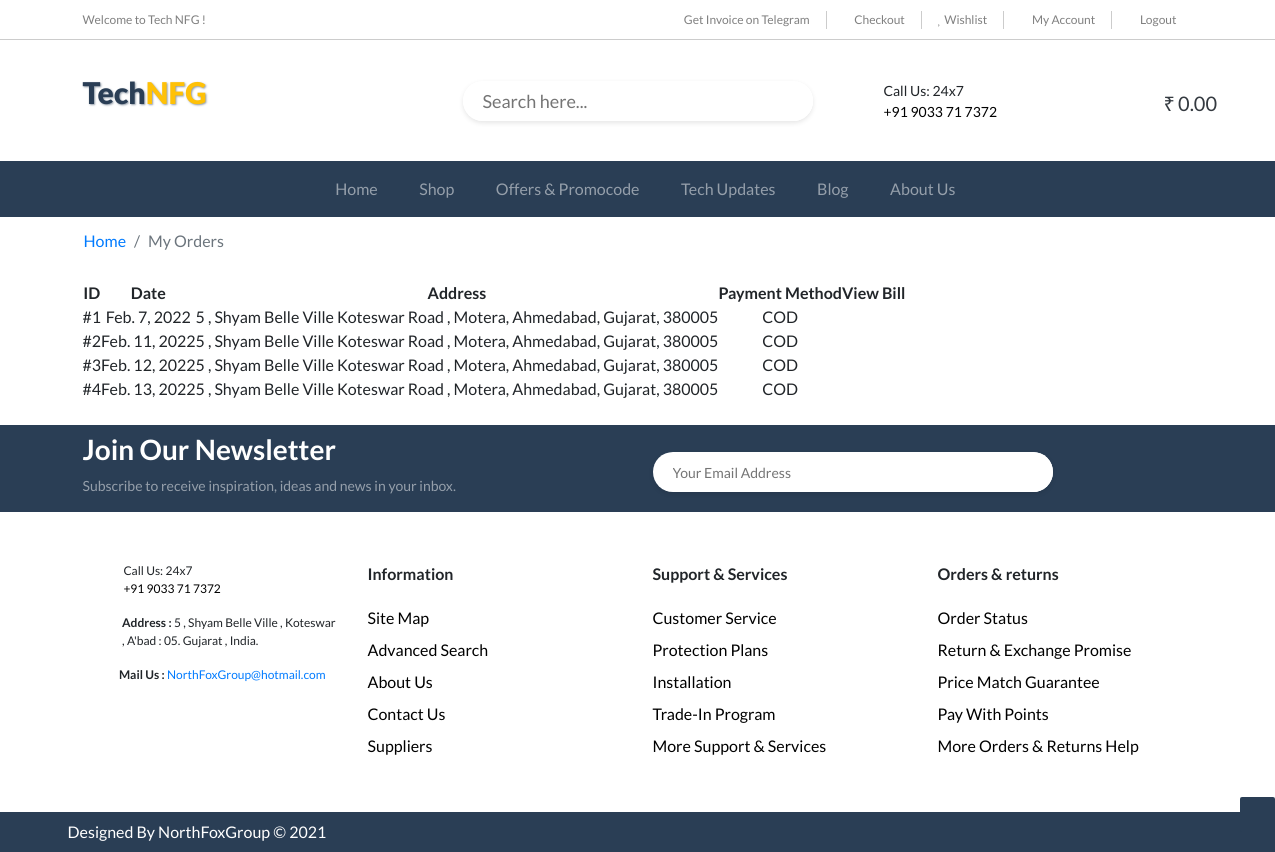
The page /my_orders (signed in) on the database as committed earlier.
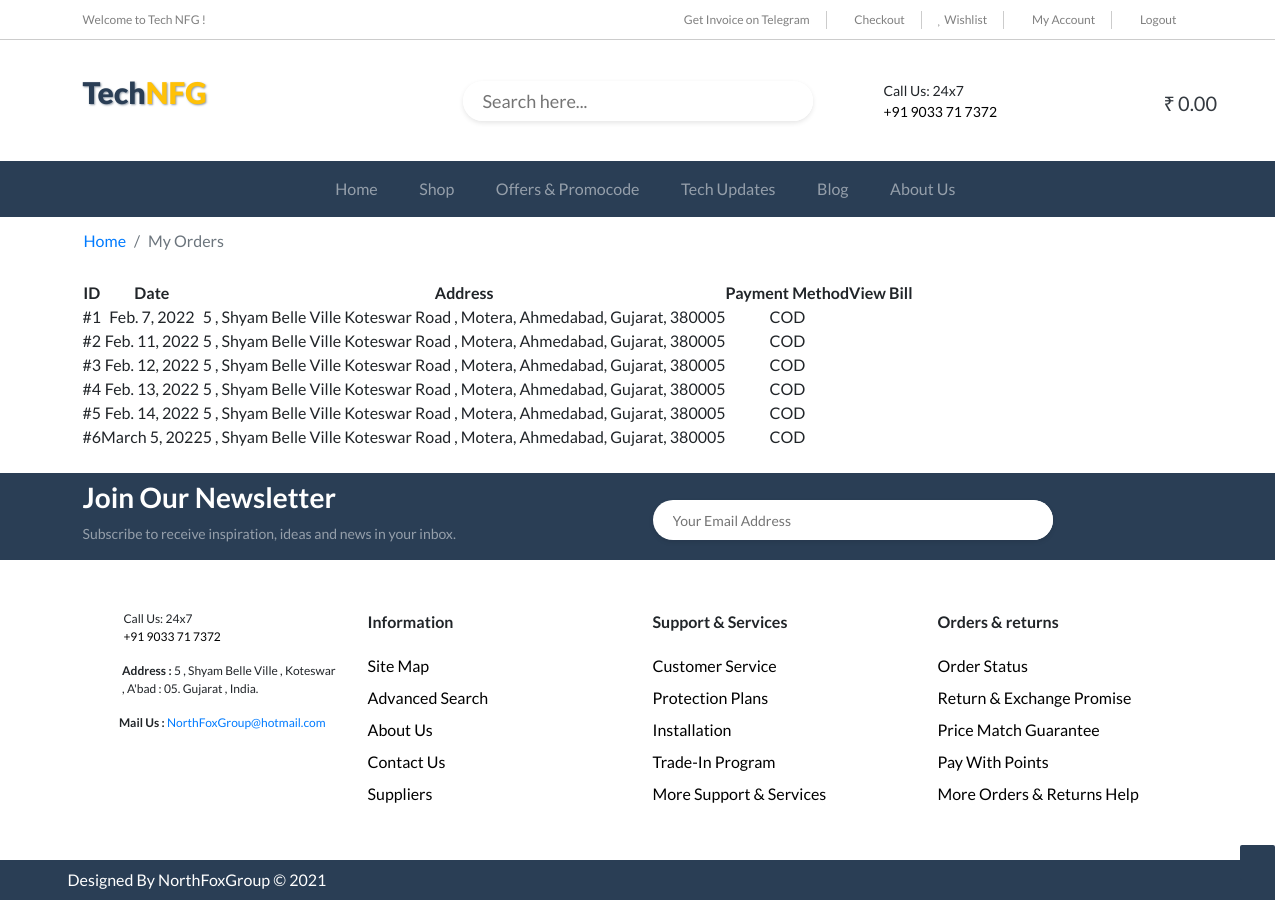
The same page on the database as committed later.
### t_updates/models.py (models this page shows, shortened)
class Order(models.Model):
    id = models.IntegerField(primary_key=True, serialize=False)
    user = models.ForeignKey(User, on_delete=models.CASCADE)
    email = models.EmailField(max_length=254)
    mobile = models.CharField(max_length=10)
    order_Items = jsonfield.JSONField()
    itemLen = jsonfield.JSONField()
    price = jsonfield.JSONField()
    amount = models.IntegerField(default=0)
    address1 = models.CharField(max_length=200)
    address2 = models.CharField(max_length=200)
    city = models.CharField(max_length=50)
    state = models.CharField(max_length=50)
    zip = models.CharField(max_length=15)
    payment_method = models.CharField(max_length=15, default="COD")
    date = models.DateField(auto_now=True , auto_now_add=False)

### t_updates/views.py (the view)
# urls.py: path('my_orders', views.my_orders, name="My Orders Page"),
def my_orders(request):
    orders = Order.objects.filter(user=request.user)
    return render(request, 'my_orders.html', context={'orders': orders})

### templates/my_orders.html (shortened to what this page needs)
{% extends 'include/basic.html' %}
{% load static %}
{% block body %}
<nav aria-label="breadcrumb">
       <ol class="breadcrumb container">
              <li class="breadcrumb-item"><a href="/">Home</a></li>
              <li class="breadcrumb-item active" aria-current="page">My Orders</li>
       </ol>
</nav>
<div class="container mb-4">
       <table id="table_id" class="display text-center">
              <thead>
                     <tr>
                            <th>ID</th>
                            <th>Date</th>
                            <th>Address</th>
                            <th>Payment Method</th>
                            <th>View Bill</th>
                     </tr>
              </thead>
              <tbody>
                     {% for i in orders %}
                     <tr>
                            <td>#{{i.id}}</td>
                            <td>{{i.date}}</td>
                            <td>
                                   {{i.address1}} {{i.address2}}, {{i.city}}, {{i.state}}, {{i.zip}}
                            </td>
                            <td>
                                   {{i.payment_method}}
                            </td>
                            <td>
                                   <a href="/view_bill/{{i.id}}" class="text-dark"><i class="fas fa-eye"></i></a>
                            </td>
                     </tr>
                     {% endfor %}
              </tbody>
       </table>
</div>
{% endblock %}

### templates/include/basic.html (shortened to what this page needs)
{% load static %}
<!DOCTYPE html>
<html lang="en">
    <head>
        <link rel="stylesheet" href="{% static 'bootstrap/css/bootstrap.min.css' %}">
        <link rel="stylesheet" href="{% static 'font-awesome/css/all.css' %}">
        <link rel="stylesheet" href="{% static 'owl-carousel/owl.carousel.css' %}">
        <link rel="stylesheet" href="{% static 'owl-carousel/owl.carousel.min.css' %}">
        <link rel="stylesheet" href="{% static 'css/owl-carousel.css' %}">
        <link rel="stylesheet" href="{% static 'css/style.css' %}">
        <link rel="stylesheet" href="{% static 'css/home.css' %}">
        <link rel="stylesheet" href="{% static 'css/about.css' %}">
        <link rel="stylesheet" href="{% static 'css/shop.css' %}">
        <link rel="stylesheet" href="{% static 'css/single_product.css' %}">
        <link rel="stylesheet" href="{% static 'css/my_account.css' %}">
        <link rel="stylesheet" href="{% static 'css/compare.css' %}">
        <link rel="stylesheet" href="{% static 'data-tables/data-table.css' %}" />
    </head>
    <body>
        <div class="top-icon">
            <a href="#top-nav" class="text-decoration-none text-white fas fa-chevron-up"></a>
        </div>
        <div class="top-nav t-12 t-light" id="top-nav">
            <div class="container d-flex justify-content-between align-items-center">
                <span class="t-dark">Welcome to Tech NFG !</span>
                <ul class="nav nav-top">
                    {% if user.is_authenticated %}
                    <li class="nav-item">
                        <a class="nav-link p-0 px-3" href="https://t.me/techNfg_bot" target="_blank"><i class="far fa-file-invoice"></i> Get Invoice on Telegram</a>
                    </li>
                    <li class="nav-item {% if "cart" in request.path %}active-menu{% endif %}">
                        <a class="nav-link p-0 px-3" href="/cart"><i class="far fa-shopping-bag"></i> Checkout</a>
                    </li>
                    <li class="nav-item {% if "wishlist" in request.path %}active-menu{% endif %}">
                        <a class="nav-link p-0 px-3" href="/wishlist"><i class="far fa-heart"></i> Wishlist</a>
                    </li>
                    <li class="nav-item {% if "my_account" in request.path %}active-menu{% endif %}">
                        <a class="nav-link p-0 px-3" href="/my_account"><i class="far fa-user-circle"></i> My
                            Account</a>
                    </li>
                    <li class="nav-item">
                        <a class="nav-link p-0 px-3" href="/handle_logout"><i class="far fa-sign-out"></i> Logout</a>
                    </li>
                    {% endif %}
                </ul>
            </div>
        </div>
        <div class="container nav-head d-flex">
            <div class="container col-md-4">
                <p class="t-30 logo-text">Tech<span class="text-warning">NFG</span></p>
            </div>
            <div class="container col-md-4 search-nav">
                <div class="box">
                    <div class="search-box">
                        <form action="/search" method="POST">
                            <input type="text" name="q" placeholder="Search here...">
                            <button class="icon btn">
                                <i class="far fa-search"></i>
                            </button>
                        </form>
                    </div>
                </div>
            </div>
            <div class="container d-flex col-md-3 contact-nav">
                <i class="far fa-user-headset fa-2x"></i>
                <div class="ml-3 d-flex flex-column">
                    <p class="t-14 m-0">Call Us: 24x7</p>
                    <p class="t-14 m-0"><a class="t-color" href="tel:+919033717372">+91 9033 71 7372</a></p>
                </div>
            </div>
            <div class="container cart-nav col-md-2">
                <a href="/cart" class="text-dark text-decoration-none">
                    <i class="far fa-shopping-bag fa-2x"></i>
                    <span class="h5 ml-2">₹</span>
                    <span class="h5 cartPrice">0.00</span>
                </a>
            </div>
        </div>
        <div class="container-fluid main-nav">
            <nav class="navbar navbar-expand-lg navbar-dark">
                <div class="collapse navbar-collapse" id="navbarSupportedContent">
                    <ul class="navbar-nav mx-auto">
                        <li class="nav-item {% if "home" in request.path %}active{% endif %}">
                            <a class="nav-link" href="/"><i class="far fa-home"></i> Home</a>
                        </li>
                        <li
                            class="nav-item {% if "shop" in request.path %} active {% elif "single_product" in request.path %} active{% endif %}">
                            <a class="nav-link" href="/shop"> <i class="far fa-store-alt"></i> Shop
                            </a>
                        </li>
                        <li class="nav-item {% if "offers_promocode" in request.path %} active{% endif %}">
                            <a class="nav-link" href="/offers_promocode"> <i class="far fa-user-tag"></i> Offers &
                                Promocode
                            </a>
                        </li>
                        <li class="nav-item {% if "tech-updates" in request.path %}active{% endif %}">
                            <a class="nav-link" href="/tech-updates"><i class="far fa-phone-laptop"></i> Tech
                                Updates</a>
                        </li>
                        <li class="nav-item {% if "blog" in request.path %}active{% endif %}">
                            <a class="nav-link" href="/blog"><i class="far fa-rss-square"></i> Blog</a>
                        </li>
                        <li class="nav-item {% if "about" in request.path %}active{% endif %}">
                            <a class="nav-link" href="about"><i class="far fa-info-circle"></i> About Us</a>
                        </li>
                    </ul>
                </div>
            </nav>
        </div>
        {% block body %}{% endblock body %}
        <div class="newsletter">
            <div class="p-0 pt-2 container d-flex align-items-center">
                <div class="col-md-6">
                    <p class="h3 font-weight-bold text-white">Join Our Newsletter</p>
                    <p class="t-14 t-light">Subscribe to receive inspiration, ideas and news in your inbox.</p>
                </div>
                <div class="col-md-6 subscribe-newsletter">
                    <form action="/subscribe" method="POST">
                        <div class="box2">
                            <div class="search-box">
                                <input type="text" placeholder="Your Email Address" name="subscribe_email">
                                <button class="icon btn">
                                    <i class="fab fa-telegram"></i>
                                </button>
                            </div>
                        </div>
                    </form>
                </div>
            </div>
        </div>
        <div class="footer">
            <div class="container">
                <div class="row">
                    <div class="col-md-3">
                        <div class="d-flex flex-row">
                            <i class="far fa-user-headset fa-2x"></i>
                            <div class="ml-3 d-flex flex-column">
                                <p class="t-12 m-0">Call Us: 24x7</p>
                                <p class="t-12 m-0"><a class="t-color" href="tel:+919033717372">+91 9033 71 7372</a></p>
                            </div>
                        </div>
                        <div class="d-flex mt-3">
                            <i class="fas fa-map-marker-alt"></i>
                            <p class="t-12 ml-4"><span class="font-weight-bold">Address :</span> 5 , Shyam Belle Ville ,
                                Koteswar , A'bad : 05. Gujarat , India.</p>
                        </div>
                        <div class="d-flex ">
                            <i class="fas fa-envelope"></i>
                            <p class="t-12 ml-4"><span class="font-weight-bold">Mail Us :</span> <a
                                    href="mailto:NorthFoxGroup@hotmail.com">NorthFoxGroup@hotmail.com</a></p>
                        </div>
                    </div>
                    <div class="col-md-3">
                        <p class="font-weight-bold">Information</p>
                        <ul class="navbar-nav">
                            <li class="my-1"><a class="t-color" href="">Site Map</a></li>
                            <li class="my-1"><a class="t-color" href="">Advanced Search</a></li>
                            <li class="my-1"><a class="t-color" href="">About Us</a></li>
                            <li class="my-1"><a class="t-color" href="">Contact Us</a></li>
                            <li class="my-1"><a class="t-color" href="">Suppliers</a></li>
                        </ul>
                    </div>
                    <div class="col-md-3">
                        <p class="font-weight-bold">Support & Services</p>
                        <ul class="navbar-nav">
                            <li class="my-1"><a class="t-color" href="">Customer Service</a></li>
                            <li class="my-1"><a class="t-color" href="">Protection Plans</a></li>
                            <li class="my-1"><a class="t-color" href="">Installation</a></li>
                            <li class="my-1"><a class="t-color" href="">Trade-In Program</a></li>
                            <li class="my-1"><a class="t-color" href="">More Support & Services</a></li>
                        </ul>
                    </div>
                    <div class="col-md-3">
                        <p class="font-weight-bold">Orders & returns</p>
                        <ul class="navbar-nav">
                            <li class="my-1"><a class="t-color" href="">Order Status</a></li>
                            <li class="my-1"><a class="t-color" href="">Return & Exchange Promise</a></li>
                            <li class="my-1"><a class="t-color" href="">Price Match Guarantee</a></li>
                            <li class="my-1"><a class="t-color" href="">Pay With Points</a></li>
                            <li class="my-1"><a class="t-color" href="">More Orders & Returns Help</a></li>
                        </ul>
                    </div>
                </div>
            </div>
        </div>
        <div class="copyright">
            <div class="container p-0 d-flex">
                <div class="container copy-text" style="padding: 8px 0">
                    <p class="mb-0">Designed By NorthFoxGroup &copy; 2021</p>
                </div>
                <div class="container text-right credit-card">
                    <i class="fab fa-cc-visa"></i>
                    <i class="fab fa-cc-stripe"></i>
                    <i class="fab fa-cc-paypal"></i>
                    <i class="fab fa-cc-mastercard"></i>
                    <i class="fab fa-cc-jcb"></i>
                    <i class="fab fa-cc-discover"></i>
                    <i class="fab fa-cc-apple-pay"></i>
                    <i class="fab fa-cc-diners-club"></i>
                    <i class="fab fa-cc-amex"></i>
                    <i class="fab fa-cc-amazon-pay"></i>
                </div>
            </div>
        </div>
    </body>
</html>

Rows that differ between the two databases and show on the page:
added Order: id "5", date "Feb. 14, 2022", address1 "5 , Shyam Belle Ville", address2 "Koteswar Road , Motera", city "Ahmedabad", state "Gujarat", zip "380005", payment_method "COD"
added Order: id "6", date "March 5, 2022", address1 "5 , Shyam Belle Ville", address2 "Koteswar Road , Motera", city "Ahmedabad", state "Gujarat", zip "380005", payment_method "COD"
